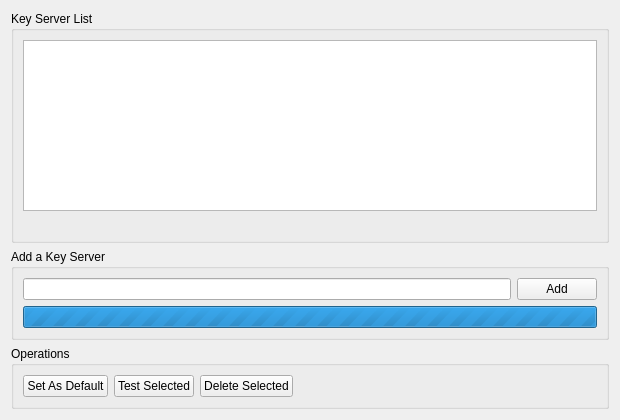
<?xml version="1.0" encoding="UTF-8"?>
<ui version="4.0">
 <class>KeyServerSettingsPage</class>
 <widget class="QWidget" name="KeyServerSettingsPage">
  <property name="geometry">
   <rect>
    <x>0</x>
    <y>0</y>
    <width>620</width>
    <height>420</height>
   </rect>
  </property>
  <layout class="QVBoxLayout" name="verticalLayout">
   <item>
    <widget class="QGroupBox" name="keyServerListGroupBox">
     <property name="title">
      <string>Key Server List</string>
     </property>
     <layout class="QVBoxLayout" name="listLayout">
      <item>
       <widget class="QTableWidget" name="keyServerTable">
        <property name="selectionBehavior">
         <enum>QAbstractItemView::SelectionBehavior::SelectRows</enum>
        </property>
        <property name="selectionMode">
         <enum>QAbstractItemView::SelectionMode::SingleSelection</enum>
        </property>
        <property name="editTriggers">
         <set>QAbstractItemView::EditTrigger::NoEditTriggers</set>
        </property>
       </widget>
      </item>
      <item>
       <widget class="QLabel" name="tipsLabel">
        <property name="text">
         <string/>
        </property>
        <property name="wordWrap">
         <bool>true</bool>
        </property>
       </widget>
      </item>
     </layout>
    </widget>
   </item>
   <item>
    <widget class="QGroupBox" name="addGroupBox">
     <property name="title">
      <string>Add a Key Server</string>
     </property>
     <layout class="QVBoxLayout" name="addOuterLayout">
      <item>
       <layout class="QHBoxLayout" name="addLayout">
        <item>
         <widget class="QLineEdit" name="addKeyServerEdit"/>
        </item>
        <item>
         <widget class="QPushButton" name="addKeyServerButton">
          <property name="text">
           <string>Add</string>
          </property>
         </widget>
        </item>
       </layout>
      </item>
      <item>
       <widget class="QProgressBar" name="progressBar">
        <property name="maximum">
         <number>0</number>
        </property>
        <property name="textVisible">
         <bool>false</bool>
        </property>
       </widget>
      </item>
     </layout>
    </widget>
   </item>
   <item>
    <widget class="QGroupBox" name="operationsGroupBox">
     <property name="title">
      <string>Operations</string>
     </property>
     <layout class="QHBoxLayout" name="operationsLayout">
      <item>
       <widget class="QPushButton" name="setDefaultButton">
        <property name="text">
         <string>Set As Default</string>
        </property>
       </widget>
      </item>
      <item>
       <widget class="QPushButton" name="testButton">
        <property name="text">
         <string>Test Selected</string>
        </property>
       </widget>
      </item>
      <item>
       <widget class="QPushButton" name="removeButton">
        <property name="text">
         <string>Delete Selected</string>
        </property>
       </widget>
      </item>
      <item>
       <spacer name="operationsSpacer">
        <property name="orientation">
         <enum>Qt::Orientation::Horizontal</enum>
        </property>
        <property name="sizeHint" stdset="0">
         <size>
          <width>40</width>
          <height>20</height>
         </size>
        </property>
       </spacer>
      </item>
     </layout>
    </widget>
   </item>
  </layout>
 </widget>
 <resources/>
 <connections/>
</ui>
